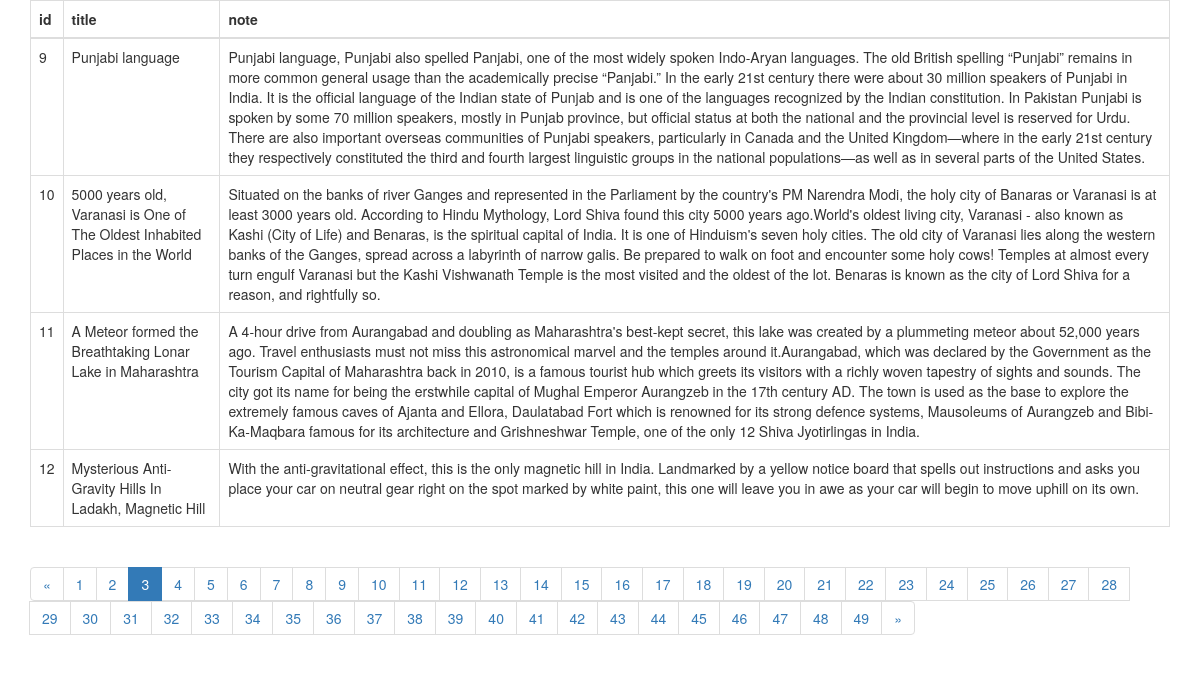
Page /note/pagination/?page=3 on the committed database.
### fundoonotes/models.py (models this page shows, shortened)
class Note(models.Model):
    user = models.ForeignKey(Fundoo, on_delete=models.CASCADE, related_name='user', null=True)
    title = models.CharField(max_length=999, blank=True)
    note = models.CharField(max_length=2999)
    label = models.ManyToManyField(Label, related_name='label', blank=True)
    collaborator = models.ManyToManyField(Fundoo, related_name='collaborator', blank=True)
    image = models.ImageField(blank=True, null=True, upload_to='media')
    reminder = models.DateTimeField(blank=True, null=True)
    color = models.CharField(blank=True, null=True, max_length=10)
    is_archive = models.BooleanField("is_archive", default=False)
    is_trashed = models.BooleanField("is_trashed", default=False)
    is_pin = models.BooleanField("is_pin", default=False)

### fundoonotes/views.py (the view)
# urls.py: path('note/pagination/', views.PaginationForNotes.as_view(), name='pagination'),
class PaginationForNotes(GenericAPIView):
    def get(self, request, *args, **kwargs):
        try:
            note_list = Note.objects.all()
            paginator = Paginator(note_list, 4)
            page = request.GET.get('page', 1)
            notes = paginator.page(page)
        except PageNotAnInteger:
            notes = paginator.page(1)
        except EmptyPage:
            notes = paginator.page(paginator.num_pages)
        except Exception as e:
            logger.error("Something went wrong" + str(e))
            smd = SMD_Response()
            return HttpResponse(smd, status=status.HTTP_400_BAD_REQUEST)
        return render(request, 'fundoonotes/pagination.html', {'notes': notes})

### templates/fundoonotes/pagination.html (shortened to what this page needs)
<!DOCTYPE html>
<html lang="en">
<head>
    <link rel="stylesheet" href="https://maxcdn.bootstrapcdn.com/bootstrap/3.4.0/css/bootstrap.min.css">
</head>
<body>
<div class="container">
<table class="table table-bordered">
  <thead>
    <tr>
      <th>id</th>
      <th>title</th>
      <th>note</th>
    </tr>
  </thead>
  <tbody>
    {% for note in notes %}
      <tr>
        <td>{{ note.id }}</td>
        <td>{{ note.title }}</td>
        <td>{{ note.note }}</td>
      </tr>
    {% endfor %}
  </tbody>
</table>
{% if notes.has_other_pages %}
  <ul class="pagination">
    {% if notes.has_previous %}
      <li><a href="?page={{ notes.previous_page_number }}">&laquo;</a></li>
    {% else %}
      <li class="disabled"><span>&laquo;</span></li>
    {% endif %}
    {% for i in notes.paginator.page_range %}
      {% if notes.number == i %}
        <li class="active"><span>{{ i }} <span class="sr-only">(current)</span></span></li>
      {% else %}
        <li><a href="?page={{ i }}">{{ i }}</a></li>
      {% endif %}
    {% endfor %}
    {% if notes.has_next %}
      <li><a href="?page={{ notes.next_page_number }}">&raquo;</a></li>
    {% else %}
      <li class="disabled"><span>&raquo;</span></li>
    {% endif %}
  </ul>
{% endif %}
</div>
</body>
</html>

### rows in the picture
Note: id "9", title "Punjabi language", note "Punjabi language, Punjabi also spelled Panjabi, one of the most widely spoken Indo-Aryan languages. The old British spelling “Punjabi” remains in more common general usage than the academically precise “Panjabi.” In the early 21st century there were about 30 million speakers of Punjabi in India. It is the official language of the Indian state of Punjab and is one of the languages recognized by the Indian constitution. In Pakistan Punjabi is spoken by some 70 million speakers, mostly in Punjab province, but official status at both the national and the provincial level is reserved for Urdu. There are also important overseas communities of Punjabi speakers, particularly in Canada and the…"
Note: id "10", title "5000 years old, Varanasi is One of The Oldest Inhabited Places in the World", note "Situated on the banks of river Ganges and represented in the Parliament by the country's PM Narendra Modi, the holy city of Banaras or Varanasi is at least 3000 years old. According to Hindu Mythology, Lord Shiva found this city 5000 years ago.World's oldest living city, Varanasi - also known as Kashi (City of Life) and Benaras, is the spiritual capital of India. It is one of Hinduism's seven holy cities. The old city of Varanasi lies along the western banks of the Ganges, spread across a labyrinth of narrow galis. Be prepared to walk on foot and encounter some holy cows! Temples at almost every turn engulf Varanasi but the Kashi Vishwanath Temple is the most visited and the oldest of the…"
Note: id "11", title "A Meteor formed the Breathtaking Lonar Lake in Maharashtra", note "A 4-hour drive from Aurangabad and doubling as Maharashtra's best-kept secret, this lake was created by a plummeting meteor about 52,000 years ago. Travel enthusiasts must not miss this astronomical marvel and the temples around it.Aurangabad, which was declared by the Government as the Tourism Capital of Maharashtra back in 2010, is a famous tourist hub which greets its visitors with a richly woven tapestry of sights and sounds. The city got its name for being the erstwhile capital of Mughal Emperor Aurangzeb in the 17th century AD. The town is used as the base to explore the extremely famous caves of Ajanta and Ellora, Daulatabad Fort which is renowned for its strong defence systems,…"
Note: id "12", title "Mysterious Anti-Gravity Hills In Ladakh, Magnetic Hill", note "With the anti-gravitational effect, this is the only magnetic hill in India. Landmarked by a yellow notice board that spells out instructions and asks you place your car on neutral gear right on the spot marked by white paint, this one will leave you in awe as your car will begin to move uphill on its own."

### other values in the picture
{{ i }} "1" "2" "4" "5" "6" "7" "8" "9" "10" "11" "12" "13" "14" "15" "16" "17" "18" "19" "20" "21" "22" "23" "24" "25" "26" "27" "28" "29" "30" "31" "32" "33" "34" "35" "36" "37" "38" "39" "40" "41" "42" "43" "44" "45" "46" "47" "48" "49"
{{ i }} "3"
